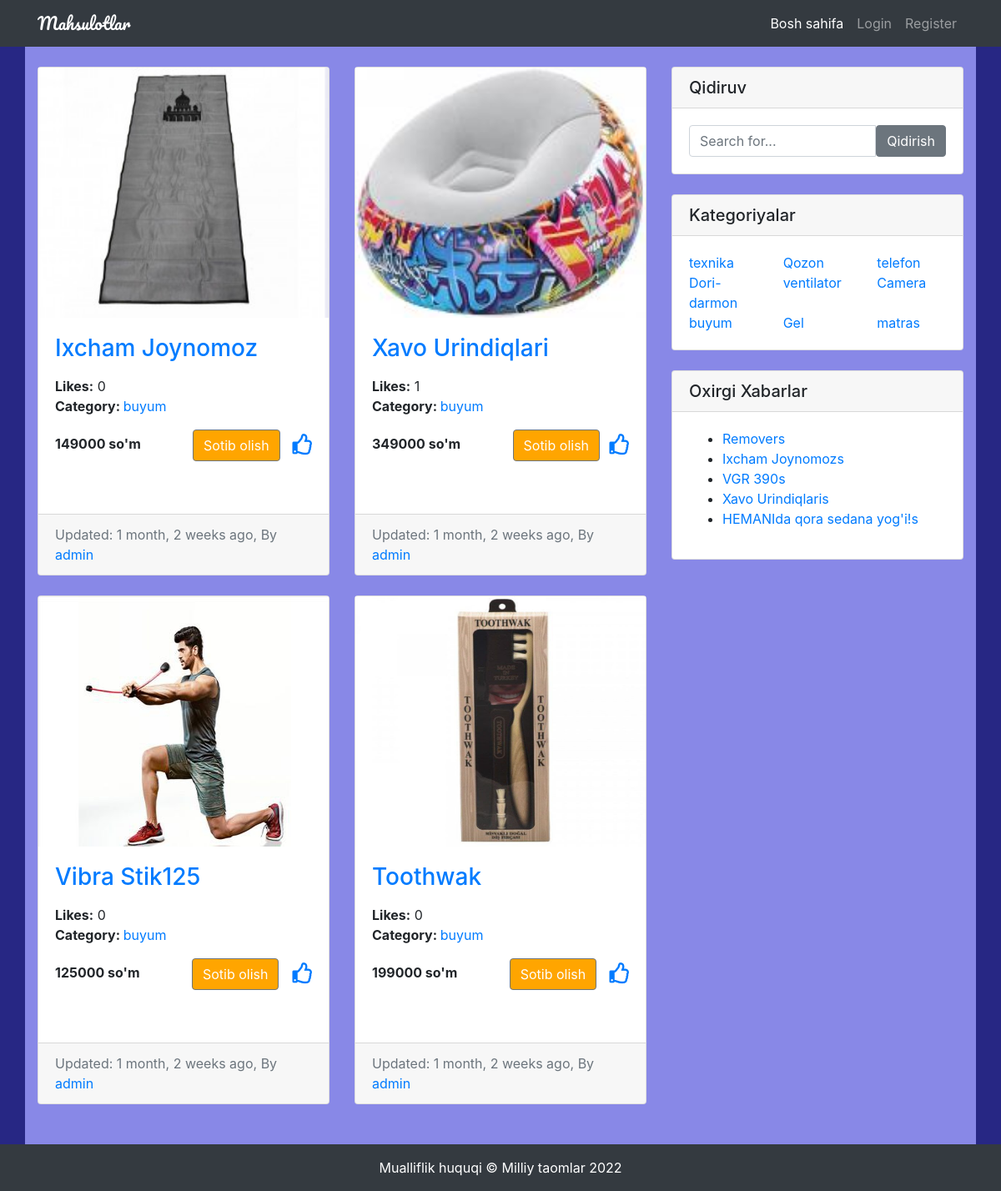
Page /?q=&cat=buyum on the committed database.
### restaurants/models.py (models this page shows, shortened)
class Restaurant(models.Model):
    user = models.ForeignKey(User, on_delete=models.CASCADE)
    title = models.CharField(max_length=120)
    image = models.ImageField(upload_to='restaurants/')
    categories = models.CharField(max_length=120)
    location = models.CharField(max_length=120)
    narxi = models.IntegerField()
    aloqa=models.CharField(max_length=150)
    details = models.TextField()
    slug = models.SlugField(unique=True, blank=True)
    likes = models.ManyToManyField(User, related_name='post_likes', blank=True)
    views = models.IntegerField(default=0,blank=True)
    created_at = models.DateTimeField(auto_now_add=True)
    updated_at = models.DateTimeField(auto_now=True)
    is_active = models.BooleanField(default=True)
    def likes_count(self):
        return self.likes.count()
    def get_categories(self):
        cats = self.categories.split(',')
        return cats

### restaurants/views.py (the view, shortened to what this page needs)
# urls.py: path('', RestaurantListView.as_view(), name='home'),
class RestaurantListView(ListView):
    queryset = Restaurant.objects.all()
    paginate_by = 6
    template_name = 'restaurants/restaurant_list.html'
    def get_queryset(self):
        queryset = super().get_queryset()
        q = self.request.GET.get('q')
        cat = self.request.GET.get('cat')
        author = self.request.GET.get('author')
        if q:
            queryset = queryset.filter(
                Q(title__icontains=q) |
                Q(details__icontains=q)
            ).distinct()
        if cat:
            queryset = queryset.filter(categories__icontains=cat)
        if author:
            queryset = queryset.filter(user__username=author)
        return queryset[::-1]

### restaurants/context_processor.py (called while the page is built)
def categories(request):
    cat_list = []
    all_cat = Restaurant.objects.all()
    for cat in all_cat:
        name_list = cat.categories.split(',')
        for item in name_list:
            cat_list.append(item)
    cat_dict = {'categories': set(cat_list)}
    return cat_dict

def user_liked_posts(request):
    if request.user.is_authenticated:
        posts = Restaurant.objects.filter(likes=request.user.id)
        return {'user_liked_posts': posts}
    else:
        return {'user_liked_posts': None}

def recent_posts(request):
    posts = Restaurant.objects.all().order_by('-created_at')[:5]
    context={
        'recent_posts': posts
        }
    return context

### templates/restaurants/restaurant_list.html (shortened to what this page needs)
{% extends 'base.html' %}
{% load humanize %}
{% block content %}
<div class="row" style="background-color: rgb(136, 136, 231) ;">
  <div class="col-md-8 my-4">
    <div class="row">
      {% if object_list %}
      {% for obj in object_list %}
      <div class="col-md-6">
        <div class="card mb-4" style="height: 610px;">
          <img style="height: 300px ;"  src="{{ obj.image.url }}" alt="Card image cap" >
          <div class="card-body" style="height: 210px ;">
            <h3 class="card-title">
              <a href="{% url 'detail' obj.slug %}">{{ obj.title }}</a>
            </h3>
            <p class="card-text">
              <div class="row">
                <div class="col-md-6">
                  <b>Likes:</b> {{ obj.likes_count }}
                </div>
              </div>
              <div class="row">
                <div class="col-md-12">
                  <b>Category: </b>
                  {% for cat in obj.get_categories %}
                  <a href="?q={{ request.GET.q }}&cat={{ cat }}">{{ cat }}</a>
                  {% endfor %}
                </div>
              </div>
            </p>
        <b>{{ obj.narxi}} so'm</b>
        <b style="color: white;"> _______</b>
            <a href="{% url 'detail' obj.slug %}" class="btn btn-secondary" style="background-color: orange;">Sotib olish</a>
            <div class="float-right user-icons">
              {% if obj in user_liked_posts %}
              <form action="{% url 'home' %}" id='like_form{{ obj.id }}' method="POST">
                {% csrf_token %}
                <input type="hidden" name="unlike" value="{{ obj.id }}">
                <a href="javascript:{}" onclick="document.getElementById('like_form{{obj.id}}').submit(); return false;">
                  <i class="fas fa-thumbs-up"></i></a>
              </form>
              {% else %}
              <form action="{% url 'home' %}" id='unlike_form{{ obj.id }}' method="POST">
                <a href="javascript:{}" onclick="document.getElementById('unlike_form{{obj.id}}').submit(); return false;">
                  <i class="far fa-thumbs-up"></i></a>
              </form>
              {% endif %}
            </div>
          </div>
          <div class="card-footer text-muted">
            Updated: {{obj.updated_at|naturaltime}}, By
            <a href="?author={{ obj.user }}">{{ obj.user }}</a>
          </div>
        </div>
      </div>
      {% endfor %}
      {% else %}
      <P class="btn btn-warning ml-3">Bunday mahsulot topilmadi</P>
      {% endif %}
    </div>
  </div>
  {% endblock content %}

### templates/partials/_widgets.html
<div class="col-md-4">
    <div class="card my-4">
        <h5 class="card-header">Qidiruv</h5>
        <div class="card-body">
            <form action="{% url 'home' %}" method="get">
                <div class="input-group">
                    <input type="search" name='q' class="form-control" placeholder="Search for..." value="{{ request.GET.q }}" required>
                    <span class="input-group-btn">
                        <button class="btn btn-secondary" type="submit">Qidirish</button>
                    </span>
                </div>
            </form>
        </div>
    </div>
    <div class="card my-4">
        <h5 class="card-header">Kategoriyalar</h5>
        <div class="card-body">
            <div class="row">
                {% for cat in categories %}
                <div class="col-md-4">
                <a href="{% url 'home' %}?q={{ request.GET.q }}&cat={{ cat }}">{{ cat }}</a>
                </div>
                {% endfor %}
            </div>
        </div>
    </div>
    <div class="card my-4">
        <h5 class="card-header">Oxirgi Xabarlar</h5>
        <div class="card-body">
            <ul>
                {% for post in recent_posts %}
                <li><a href="/{{ post.slug }}">{{ post.title }}s</a></li>
                {% endfor %}
            </ul>
        </div>
    </div>
</div>
</div>

### static/restaurants/css/style.css (style rules this page uses)
body { padding-top: 56px; }
.user-icons { font-size: 25px; }

### rows in the picture
Restaurant: image (picture), title "Ixcham Joynomoz", likes_count "0", get_categories "buyum", narxi "149000", updated_at "1 month, 2 weeks ago", user "admin"
Restaurant: image (picture), title "Xavo Urindiqlari", likes_count "1", get_categories "buyum", narxi "349000", updated_at "1 month, 2 weeks ago", user "admin"
Restaurant: image (picture), title "Vibra Stik125", likes_count "0", get_categories "buyum", narxi "125000", updated_at "1 month, 2 weeks ago", user "admin"
Restaurant: image (picture), title "Toothwak", likes_count "0", get_categories "buyum", narxi "199000", updated_at "1 month, 2 weeks ago", user "admin", categories "buyum"
Restaurant: categories "texnika"
Restaurant: categories "Qozon"
Restaurant: categories "telefon"
Restaurant: categories "Dori-darmon"
Restaurant: categories "ventilator"
Restaurant: categories "Camera"
Restaurant: categories "Gel"
Restaurant: categories "matras"
Restaurant: title "Remover"
Restaurant: title "VGR 390"
Restaurant: title "HEMANIda qora sedana yog'i!"
